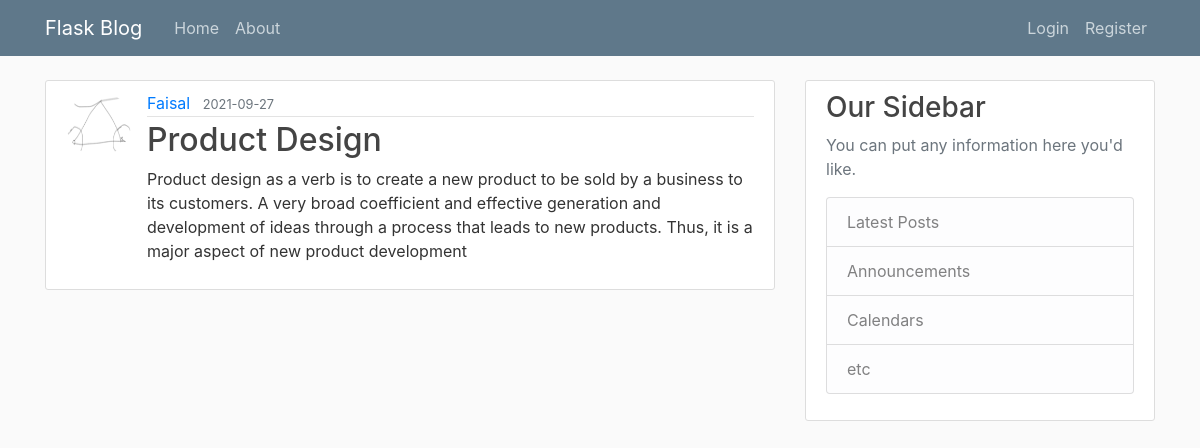
/post/1, run on an earlier commit of the app's database.
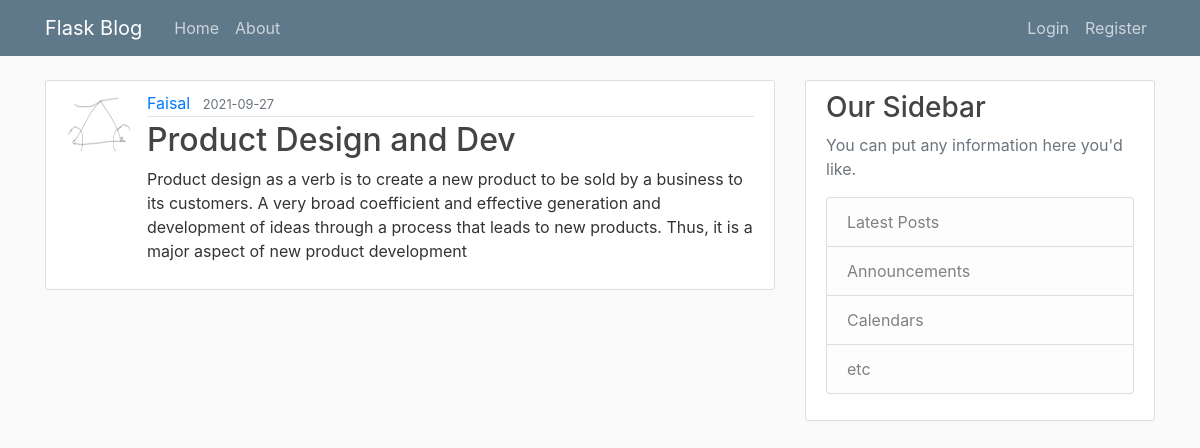
And on a later commit of the database.
### FMagdum/models.py (models this page shows, shortened)
class Post(db.Model):
    id = db.Column(db.Integer, primary_key=True)
    title = db.Column(db.String(100),nullable=False)
    date_posted = db.Column(db.DateTime, nullable=False, default=datetime.utcnow)
    content = db.Column(db.Text, nullable=False)
    user_id = db.Column(db.Integer, db.ForeignKey('user.id'), nullable=False)

### FMagdum/routes.py (the view)
@app.route("/post/<int:post_id>")
def post(post_id):
    post = Post.query.get_or_404(post_id)
    return render_template('post.html', title=post.title, post=post)

### FMagdum/templates/post.html (shortened to what this page needs)
{%extends "layout.html"%}
{%block content%}
    <article class="media content-section">
        <img class="rounded-circle article-img" src="{{url_for('static', filename='profile_pics/' + post.author.image_file)}}">
        <div class="media-body">
        <div class="article-metadata">
            <a class="mr-2" href="{{url_for('user_posts', username=post.author.username)}}">{{ post.author.username }}</a>
            <small class="text-muted">{{ post.date_posted.strftime('%Y-%m-%d') }}</small>
        </div>
        <h2 class="article-title">{{ post.title }}</h2>
        <p class="article-content">{{ post.content }}</p>
        </div>
    </article>
{%endblock content%}

What changed in the data, as far as the page shows it:
changed Post: title "Product Design" → "Product Design and Dev"
